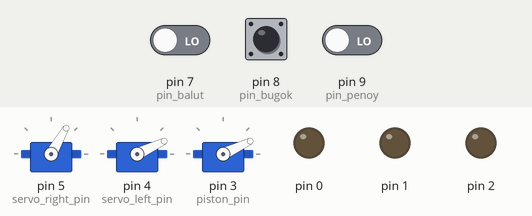
Recording of a sketch running on a simulated Arduino Uno, built with avr-gcc and run on an emulated ATmega328P. On the bench: 3 × servo, output pins drawn as LEDs (lit = HIGH). Inputs (shaded band) come from the test bench; at power-on: pin 7 (pin_balut) LOW, pin 8 (pin_bugok) LOW, pin 9 (pin_penoy) LOW.

Above: at 1.2 s.
1.3 s: pin 7 (pin_balut) driven HIGH
At 2.4 s:
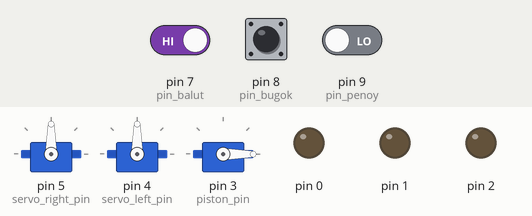
4.3 s: pin 7 (pin_balut) driven LOW
At 5.6 s:
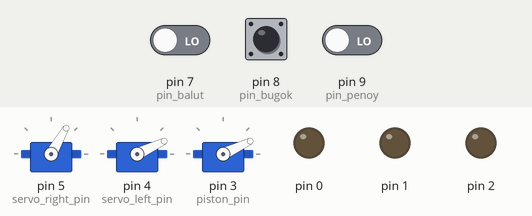
5.9 s: pin 8 (pin_bugok) pulled HIGH for 3.2 s
At 7.2 s:
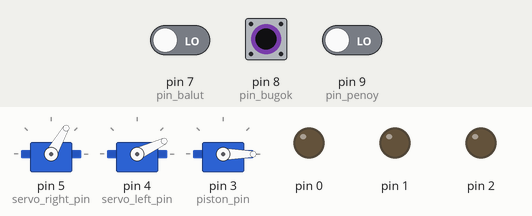
10.6 s: pin 9 (pin_penoy) driven HIGH
At 11.9 s:
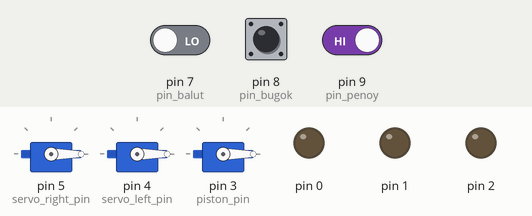
13.6 s: pin 9 (pin_penoy) driven LOW
At 15.1 s:
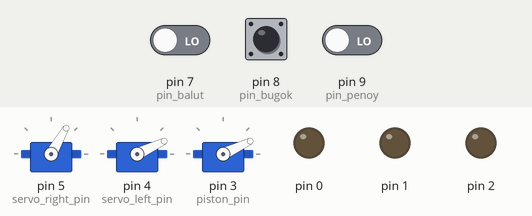
Timing chart, 0 to 16.3 s (numbered marks = the images above; inputs shaded):
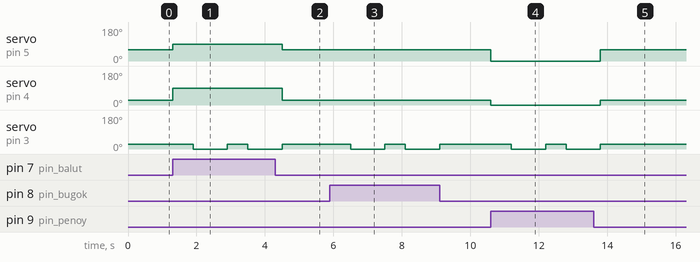

Measured:
- after the input at 1.3 s, servo on pin 5 (servo_right_pin): 60° → 90° at once; servo on pin 4 (servo_left_pin): 25° → 90° at once; servo on pin 3 (piston_pin): 25° → 0° after 0.60 s, → 25° 1.0 s later, → 0° 0.60 s later
- after the input at 4.3 s, servo on pin 5 (servo_right_pin): 90° → 60° after 0.20 s; servo on pin 4 (servo_left_pin): 90° → 25° after 0.20 s; servo on pin 3 (piston_pin): goes on until 4.5 s, then stays 25°
- after the input at 5.9 s, servo on pin 3 (piston_pin): alternates 25° for 0.60 s and 0° for 1.0 s, starting after 0.60 s
- after the input at 10.6 s, servo on pin 5 (servo_right_pin): 60° → 0° at once; servo on pin 4 (servo_left_pin): 25° → 0° at once; servo on pin 3 (piston_pin): 25° → 0° after 0.60 s, → 25° 1.0 s later, → 0° 0.60 s later
- after the input at 13.6 s, servo on pin 5 (servo_right_pin): 0° → 60° after 0.20 s; servo on pin 4 (servo_left_pin): 0° → 25° after 0.20 s; servo on pin 3 (piston_pin): goes on until 13.8 s, then stays 25°

The sketch:

capstone.ino
```cpp
#include <Servo.h>

#define PISTON_RETRACTED 25

// Servo objects
Servo servo_left;
Servo servo_right;
Servo piston;

// Input pins yellow, orange, red
const int pin_balut = 7;
const int pin_bugok = 8;
const int pin_penoy = 9;

// RGB
const int pin_blue = A0;
const int pin_green = A1;
const int pin_red = A2;

// Servo pins
const int piston_pin = 3;
const int servo_left_pin = 4;
const int servo_right_pin = 5;

// Timing
unsigned long currentMillis;
unsigned long pushTimer = 0;

// States
enum State { IDLE, BALUT, BUGOK, PENOY };
State currentState = IDLE;

enum SubState { INIT, PUSH_START, PUSH_MID, PUSH_END };
SubState subState = INIT;

void setup() {

  pinMode(0, OUTPUT);
  pinMode(1, OUTPUT);
  pinMode(2, OUTPUT);

  servo_right.attach(servo_right_pin);
  servo_left.attach(servo_left_pin);
  piston.attach(piston_pin);

  pinMode(pin_balut, INPUT);
  pinMode(pin_bugok, INPUT);
  pinMode(pin_penoy, INPUT);

  centerServo();
  piston.write(PISTON_RETRACTED); // Initial piston position
}

void loop() {
  currentMillis = millis();

  // Only change state if we're not in the middle of a sequence
  if (currentState == IDLE) {
    if (digitalRead(pin_balut) == HIGH) {
      ledOff();
      currentState = BALUT;
      subState = INIT;
    } else if (digitalRead(pin_bugok) == HIGH) {
      currentState = BUGOK;
      subState = INIT;
    } else if (digitalRead(pin_penoy) == HIGH) {
      currentState = PENOY;
      subState = INIT;
    }
  }

  switch (currentState) {
    case BALUT:
      handleBalut();
      break;
    case BUGOK:
      handleBugok();
      break;
    case PENOY:
      handlePenoy();
      break;
    case IDLE:
    default:
      // Do nothing
      break;
  }
}

void handleBalut() {
  switch (subState) {
    case INIT:
      ledGreen();
      turnLeft();
      subState = PUSH_START;
      pushTimer = currentMillis;
      break;

    case PUSH_START:
      if (currentMillis - pushTimer >= 500) {
        piston.write(PISTON_RETRACTED);
        pushTimer = currentMillis;
        subState = PUSH_MID;
      }
      break;

    case PUSH_MID:
      if (currentMillis - pushTimer >= 100) {
        piston.write(0);
        pushTimer = currentMillis;
        subState = PUSH_END;
      }
      break;

    case PUSH_END:
      if (currentMillis - pushTimer >= 1000) {
        piston.write(PISTON_RETRACTED);
        centerServo();
        ledOff();
        currentState = IDLE;
      }
      break;
  }
}

void handleBugok() {
  switch (subState) {
    case INIT:
      ledRed();
      centerServo();
      subState = PUSH_START;
      pushTimer = currentMillis;
      break;

    case PUSH_START:
      if (currentMillis - pushTimer >= 500) {
        piston.write(PISTON_RETRACTED);
        pushTimer = currentMillis;
        subState = PUSH_MID;
      }
      break;

    case PUSH_MID:
      if (currentMillis - pushTimer >= 100) {
        piston.write(0);
        pushTimer = currentMillis;
        subState = PUSH_END;
      }
      break;

    case PUSH_END:
      if (currentMillis - pushTimer >= 1000) {
        piston.write(PISTON_RETRACTED);
        centerServo();
        ledOff();
        currentState = IDLE;
      }
      break;
  }
}

void handlePenoy() {
  switch (subState) {
    case INIT:
      ledBlue();
      turnRight();
      subState = PUSH_START;
      pushTimer = currentMillis;
      break;

    case PUSH_START:
      if (currentMillis - pushTimer >= 500) {
        piston.write(PISTON_RETRACTED);
        pushTimer = currentMillis;
        subState = PUSH_MID;
      }
      break;

    case PUSH_MID:
      if (currentMillis - pushTimer >= 100) {
        piston.write(0);
        pushTimer = currentMillis;
        subState = PUSH_END;
      }
      break;

    case PUSH_END:
      if (currentMillis - pushTimer >= 1000) {
        piston.write(PISTON_RETRACTED);
        centerServo();
        ledOff();
        currentState = IDLE;
      }
      break;
  }
}

void ledOff() {
  digitalWrite(pin_red, LOW);
  digitalWrite(pin_green, LOW);
  digitalWrite(pin_blue, LOW);
}

void ledRed() {
  digitalWrite(pin_red, HIGH);
  digitalWrite(pin_green, LOW);
  digitalWrite(pin_blue, LOW);
}

void ledGreen() {
  digitalWrite(pin_red, LOW);
  digitalWrite(pin_green, HIGH);
  digitalWrite(pin_blue, LOW);
}

void ledBlue() {
  digitalWrite(pin_red, LOW);
  digitalWrite(pin_green, LOW);
  digitalWrite(pin_blue, HIGH);
}

void turnLeft() {
  servo_left.write(90);
  servo_right.write(90);
}

void turnRight() {
  servo_left.write(0);
  servo_right.write(0);
}

void centerServo() {
  servo_left.write(25);
  servo_right.write(60);
}
```
